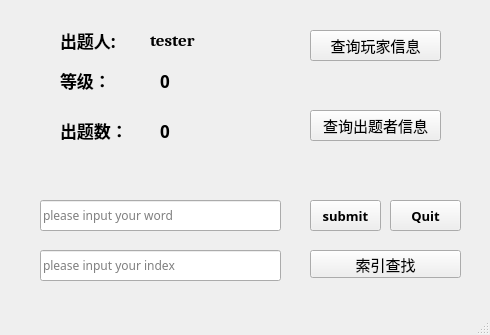
<?xml version="1.0" encoding="UTF-8"?>
<ui version="4.0">
 <class>MainWindow_test</class>
 <widget class="QMainWindow" name="MainWindow_test">
  <property name="geometry">
   <rect>
    <x>0</x>
    <y>0</y>
    <width>490</width>
    <height>335</height>
   </rect>
  </property>
  <property name="windowTitle">
   <string>MainWindow</string>
  </property>
  <property name="styleSheet">
   <string notr="true">#MainWindow_test{border-image: url(:/back/images/3.jpg);}
</string>
  </property>
  <widget class="QWidget" name="centralwidget">
   <widget class="QPushButton" name="quit">
    <property name="geometry">
     <rect>
      <x>390</x>
      <y>200</y>
      <width>71</width>
      <height>31</height>
     </rect>
    </property>
    <property name="font">
     <font>
      <family>Sitka Subheading</family>
      <pointsize>10</pointsize>
      <weight>75</weight>
      <bold>true</bold>
     </font>
    </property>
    <property name="text">
     <string>Quit</string>
    </property>
   </widget>
   <widget class="QLabel" name="name">
    <property name="geometry">
     <rect>
      <x>150</x>
      <y>30</y>
      <width>111</width>
      <height>21</height>
     </rect>
    </property>
    <property name="font">
     <font>
      <family>Cambria</family>
      <pointsize>13</pointsize>
      <weight>75</weight>
      <bold>true</bold>
     </font>
    </property>
    <property name="text">
     <string>tester</string>
    </property>
   </widget>
   <widget class="QPushButton" name="submit">
    <property name="geometry">
     <rect>
      <x>310</x>
      <y>200</y>
      <width>71</width>
      <height>31</height>
     </rect>
    </property>
    <property name="font">
     <font>
      <family>Sitka Subheading</family>
      <pointsize>10</pointsize>
      <weight>75</weight>
      <bold>true</bold>
     </font>
    </property>
    <property name="text">
     <string>submit</string>
    </property>
   </widget>
   <widget class="QLabel" name="label_3">
    <property name="geometry">
     <rect>
      <x>60</x>
      <y>120</y>
      <width>81</width>
      <height>21</height>
     </rect>
    </property>
    <property name="font">
     <font>
      <family>楷体</family>
      <pointsize>13</pointsize>
      <weight>75</weight>
      <bold>true</bold>
     </font>
    </property>
    <property name="text">
     <string>出题数：</string>
    </property>
   </widget>
   <widget class="QLabel" name="label_2">
    <property name="geometry">
     <rect>
      <x>60</x>
      <y>70</y>
      <width>61</width>
      <height>21</height>
     </rect>
    </property>
    <property name="font">
     <font>
      <family>楷体</family>
      <pointsize>13</pointsize>
      <weight>75</weight>
      <bold>true</bold>
     </font>
    </property>
    <property name="text">
     <string>等级：</string>
    </property>
   </widget>
   <widget class="QPushButton" name="pushButton_tester">
    <property name="geometry">
     <rect>
      <x>310</x>
      <y>110</y>
      <width>131</width>
      <height>31</height>
     </rect>
    </property>
    <property name="font">
     <font>
      <family>华文行楷</family>
      <pointsize>11</pointsize>
      <weight>50</weight>
      <bold>false</bold>
     </font>
    </property>
    <property name="text">
     <string>查询出题者信息</string>
    </property>
   </widget>
   <widget class="QLabel" name="label">
    <property name="geometry">
     <rect>
      <x>60</x>
      <y>30</y>
      <width>81</width>
      <height>21</height>
     </rect>
    </property>
    <property name="font">
     <font>
      <family>楷体</family>
      <pointsize>13</pointsize>
      <weight>75</weight>
      <bold>true</bold>
     </font>
    </property>
    <property name="text">
     <string>出题人:</string>
    </property>
   </widget>
   <widget class="QLineEdit" name="lineEdit">
    <property name="geometry">
     <rect>
      <x>40</x>
      <y>200</y>
      <width>241</width>
      <height>31</height>
     </rect>
    </property>
    <property name="font">
     <font>
      <family>SimSun-ExtB</family>
      <pointsize>9</pointsize>
      <weight>50</weight>
      <bold>false</bold>
     </font>
    </property>
    <property name="text">
     <string/>
    </property>
    <property name="placeholderText">
     <string>please input your word</string>
    </property>
   </widget>
   <widget class="QPushButton" name="pushButton_player">
    <property name="geometry">
     <rect>
      <x>310</x>
      <y>30</y>
      <width>131</width>
      <height>31</height>
     </rect>
    </property>
    <property name="font">
     <font>
      <family>华文行楷</family>
      <pointsize>11</pointsize>
     </font>
    </property>
    <property name="text">
     <string>查询玩家信息</string>
    </property>
   </widget>
   <widget class="QPushButton" name="pushButton_index">
    <property name="geometry">
     <rect>
      <x>310</x>
      <y>250</y>
      <width>151</width>
      <height>28</height>
     </rect>
    </property>
    <property name="font">
     <font>
      <family>华文行楷</family>
      <pointsize>11</pointsize>
     </font>
    </property>
    <property name="text">
     <string>索引查找</string>
    </property>
   </widget>
   <widget class="QLabel" name="level">
    <property name="geometry">
     <rect>
      <x>160</x>
      <y>70</y>
      <width>72</width>
      <height>21</height>
     </rect>
    </property>
    <property name="font">
     <font>
      <family>黑体</family>
      <pointsize>13</pointsize>
      <weight>75</weight>
      <bold>true</bold>
     </font>
    </property>
    <property name="text">
     <string>0</string>
    </property>
   </widget>
   <widget class="QLabel" name="count">
    <property name="geometry">
     <rect>
      <x>160</x>
      <y>120</y>
      <width>71</width>
      <height>21</height>
     </rect>
    </property>
    <property name="font">
     <font>
      <family>黑体</family>
      <pointsize>13</pointsize>
      <weight>75</weight>
      <bold>true</bold>
     </font>
    </property>
    <property name="text">
     <string>0</string>
    </property>
   </widget>
   <widget class="QLineEdit" name="index">
    <property name="geometry">
     <rect>
      <x>40</x>
      <y>250</y>
      <width>241</width>
      <height>31</height>
     </rect>
    </property>
    <property name="font">
     <font>
      <family>SimSun-ExtB</family>
      <pointsize>9</pointsize>
      <weight>50</weight>
      <bold>false</bold>
     </font>
    </property>
    <property name="placeholderText">
     <string>please input your index</string>
    </property>
   </widget>
  </widget>
  <widget class="QMenuBar" name="menubar">
   <property name="geometry">
    <rect>
     <x>0</x>
     <y>0</y>
     <width>490</width>
     <height>26</height>
    </rect>
   </property>
  </widget>
  <widget class="QStatusBar" name="statusbar"/>
 </widget>
 <resources/>
 <connections/>
</ui>
